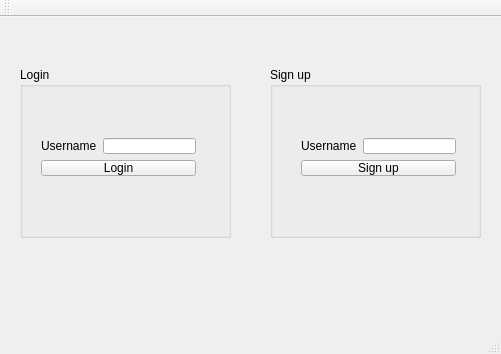
<?xml version="1.0" encoding="UTF-8"?>
<ui version="4.0">
 <class>MainWindow</class>
 <widget class="QMainWindow" name="MainWindow">
  <property name="geometry">
   <rect>
    <x>0</x>
    <y>0</y>
    <width>501</width>
    <height>354</height>
   </rect>
  </property>
  <property name="windowTitle">
   <string>MainWindow</string>
  </property>
  <widget class="QWidget" name="centralWidget">
   <widget class="QGroupBox" name="groupBox">
    <property name="geometry">
     <rect>
      <x>20</x>
      <y>50</y>
      <width>211</width>
      <height>171</height>
     </rect>
    </property>
    <property name="title">
     <string>Login</string>
    </property>
    <widget class="QWidget" name="layoutWidget">
     <property name="geometry">
      <rect>
       <x>10</x>
       <y>60</y>
       <width>177</width>
       <height>60</height>
      </rect>
     </property>
     <layout class="QVBoxLayout" name="verticalLayout">
      <item>
       <layout class="QHBoxLayout" name="horizontalLayout">
        <item>
         <widget class="QLabel" name="label">
          <property name="text">
           <string>Username</string>
          </property>
         </widget>
        </item>
        <item>
         <widget class="QLineEdit" name="lineEdit"/>
        </item>
       </layout>
      </item>
      <item>
       <widget class="QPushButton" name="LoginButton">
        <property name="text">
         <string>Login</string>
        </property>
       </widget>
      </item>
     </layout>
    </widget>
   </widget>
   <widget class="QGroupBox" name="groupBox_2">
    <property name="geometry">
     <rect>
      <x>270</x>
      <y>50</y>
      <width>211</width>
      <height>171</height>
     </rect>
    </property>
    <property name="title">
     <string>Sign up</string>
    </property>
    <widget class="QWidget" name="">
     <property name="geometry">
      <rect>
       <x>20</x>
       <y>60</y>
       <width>177</width>
       <height>60</height>
      </rect>
     </property>
     <layout class="QVBoxLayout" name="verticalLayout_2">
      <item>
       <layout class="QHBoxLayout" name="horizontalLayout_2">
        <item>
         <widget class="QLabel" name="label_2">
          <property name="text">
           <string>Username</string>
          </property>
         </widget>
        </item>
        <item>
         <widget class="QLineEdit" name="lineEdit_2"/>
        </item>
       </layout>
      </item>
      <item>
       <widget class="QPushButton" name="SignInButton">
        <property name="text">
         <string>Sign up</string>
        </property>
       </widget>
      </item>
     </layout>
    </widget>
   </widget>
  </widget>
  <widget class="QMenuBar" name="menuBar">
   <property name="geometry">
    <rect>
     <x>0</x>
     <y>0</y>
     <width>501</width>
     <height>22</height>
    </rect>
   </property>
  </widget>
  <widget class="QToolBar" name="mainToolBar">
   <attribute name="toolBarArea">
    <enum>TopToolBarArea</enum>
   </attribute>
   <attribute name="toolBarBreak">
    <bool>false</bool>
   </attribute>
  </widget>
  <widget class="QStatusBar" name="statusBar"/>
 </widget>
 <layoutdefault spacing="6" margin="11"/>
 <resources/>
 <connections/>
</ui>
